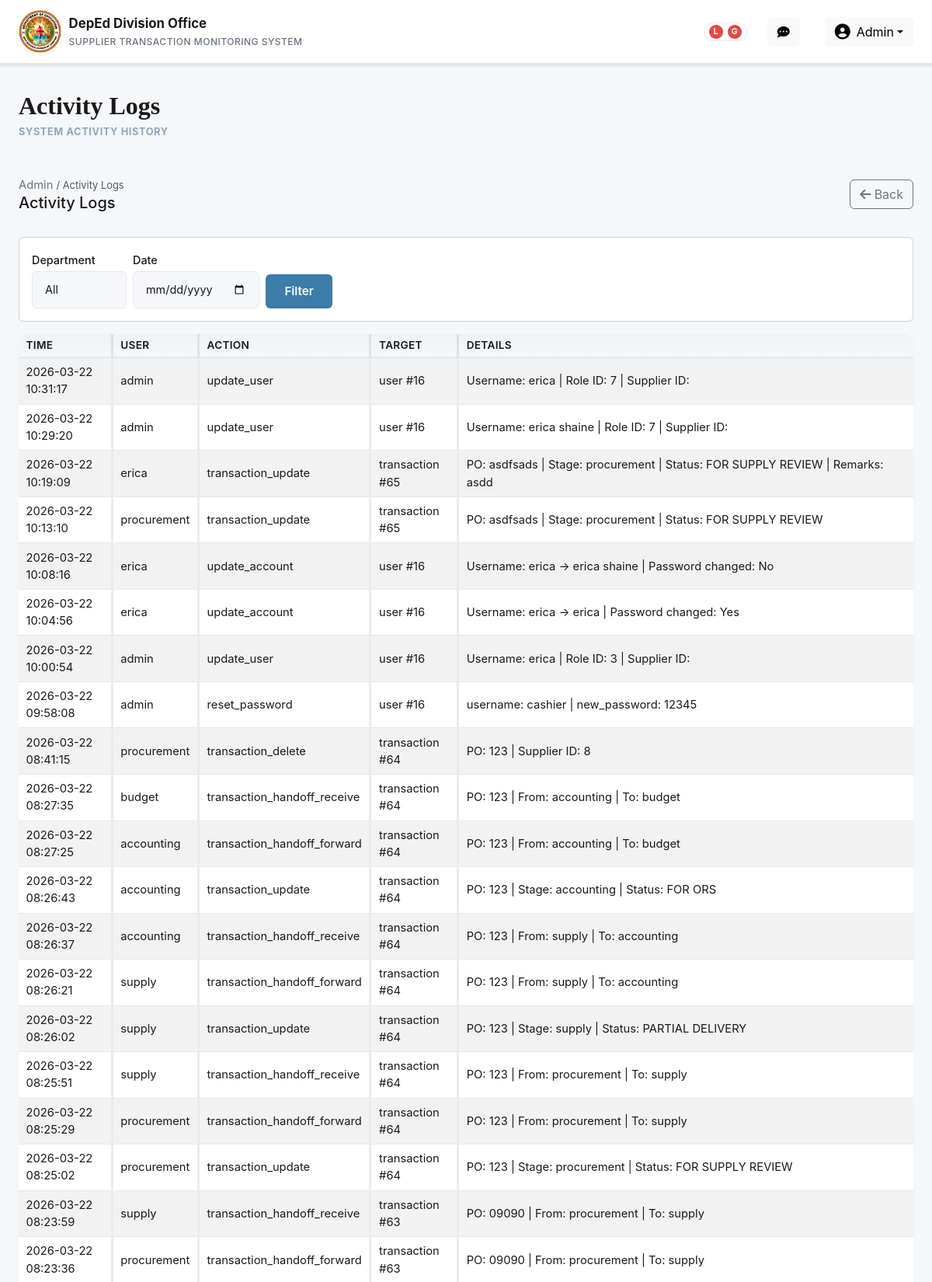
The page /activity_logs.php (signed in, upper part) on the database its author committed.
### tables this page shows
CREATE TABLE `activity_logs` (
  `id` int(11) NOT NULL,
  `user_id` int(11) DEFAULT NULL,
  `action` varchar(255) NOT NULL,
  `target_type` varchar(50) DEFAULT NULL,
  `target_id` int(11) DEFAULT NULL,
  `details` text DEFAULT NULL,
  `created_at` timestamp NOT NULL DEFAULT current_timestamp()
);

CREATE TABLE `users` (
  `id` int(11) NOT NULL,
  `username` varchar(100) NOT NULL,
  `email` varchar(255) DEFAULT NULL,
  `password_hash` varchar(255) NOT NULL,
  `role_id` int(11) NOT NULL,
  `supplier_id` int(11) DEFAULT NULL,
  `active_session_id` varchar(128) DEFAULT NULL,
  `active_session_last_seen` datetime DEFAULT NULL,
  `last_login_at` datetime DEFAULT NULL,
  `last_login_ip` varchar(45) DEFAULT NULL,
  `created_at` timestamp NOT NULL DEFAULT current_timestamp(),
  `full_name` varchar(150) DEFAULT NULL
);

### audit.php (called while the page is built, shortened)
<?php
function format_log_details($action, $details) {
    $detailsStr = is_string($details) ? trim($details) : '';
    $decoded = json_decode($detailsStr, true);
    if ($action === 'update_account') {
        $oldU = $decoded['old_username'] ?? '';
        $newU = $decoded['new_username'] ?? '';
        $pwChanged = !empty($decoded['password_changed']);
        $parts = [];
        if ($oldU !== '' || $newU !== '') {
            $parts[] = 'Username: ' . ($oldU !== '' ? $oldU : '-') . ' -> ' . ($newU !== '' ? $newU : '-');
        }
        $parts[] = 'Password changed: ' . ($pwChanged ? 'Yes' : 'No');
        return implode(' | ', $parts);
    }
    if ($action === 'update_user' || $action === 'create_user') {
        $parts = [];
        if (isset($decoded['username'])) {
            $parts[] = 'Username: ' . $decoded['username'];
        }
        if (isset($decoded['role_id'])) {
            $parts[] = 'Role ID: ' . $decoded['role_id'];
        }
        if (array_key_exists('supplier_id', $decoded)) {
            $parts[] = 'Supplier ID: ' . ($decoded['supplier_id'] === null ? '' : $decoded['supplier_id']);
        }
        if (!empty($parts)) {
            return implode(' | ', $parts);
        }
    }
    if ($action === 'transaction_update') {
        $parts = [];
        if (!empty($decoded['po_number'])) {
            $parts[] = 'PO: ' . $decoded['po_number'];
        }
        if (!empty($decoded['stage'])) {
            $parts[] = 'Stage: ' . $decoded['stage'];
        }
        if (array_key_exists('status', $decoded) && trim((string)$decoded['status']) !== '') {
            $parts[] = 'Status: ' . $decoded['status'];
        }
        if (array_key_exists('remarks', $decoded) && trim((string)$decoded['remarks']) !== '') {
            $r = (string)$decoded['remarks'];
            $r = preg_replace('/\s+/', ' ', $r);
            $parts[] = 'Remarks: ' . $r;
        }
        if (!empty($decoded['delivery_receipt'])) {
            $parts[] = 'DR: ' . $decoded['delivery_receipt'];
        }
        if (!empty($decoded['sales_invoice'])) {
            $parts[] = 'SI: ' . $decoded['sales_invoice'];
        }
        if (!empty($decoded['dv_number'])) {
            $parts[] = 'DV#: ' . $decoded['dv_number'];
        }
        if (!empty($decoded['dv_date'])) {
            $parts[] = 'DV Date: ' . $decoded['dv_date'];
        }
        if (!empty($decoded['dv_amount'])) {
            $parts[] = 'DV Amount: ' . $decoded['dv_amount'];
        }
        if (!empty($decoded['demandability'])) {
            $parts[] = 'Demandability: ' . $decoded['demandability'];
        }
        if (!empty($decoded['or_number'])) {
            $parts[] = 'OR#: ' . $decoded['or_number'];
        }
        if (!empty($decoded['or_date'])) {
            $parts[] = 'OR Date: ' . $decoded['or_date'];
        }
        if (!empty($decoded['payment_date'])) {
            $parts[] = 'Payment Date: ' . $decoded['payment_date'];
        }
        if (!empty($decoded['landbank_ref'])) {
            $parts[] = 'Landbank Ref: ' . $decoded['landbank_ref'];
        }
        return implode(' | ', $parts);
    }
    if ($action === 'transaction_delete') {
        $parts = [];
        if (!empty($decoded['po_number'])) {
            $parts[] = 'PO: ' . $decoded['po_number'];
        }
        if (!empty($decoded['supplier_id'])) {
            $parts[] = 'Supplier ID: ' . $decoded['supplier_id'];
        }
        return implode(' | ', $parts);
    }
    if ($action === 'transaction_handoff_forward' || $action === 'transaction_handoff_receive') {
        $parts = [];
        if (!empty($decoded['po_number'])) {
            $parts[] = 'PO: ' . $decoded['po_number'];
        }
        if (!empty($decoded['from_dept'])) {
            $parts[] = 'From: ' . $decoded['from_dept'];
        }
        if (!empty($decoded['to_dept'])) {
            $parts[] = 'To: ' . $decoded['to_dept'];
        }
        if ($action === 'transaction_handoff_receive') {
            if (array_key_exists('delay_seconds', $decoded)) {
                $parts[] = 'Delay(s): ' . (int)$decoded['delay_seconds'];
            }
            if (array_key_exists('exceeded_grace', $decoded)) {
                $parts[] = 'Exceeded grace: ' . ((int)$decoded['exceeded_grace'] ? 'Yes' : 'No');
            }
        }
        return implode(' | ', $parts);
    }
    if ($action === 'transaction_notify_supplier') {
        $parts = [];
        if (!empty($decoded['po_number'])) {
            $parts[] = 'PO: ' . $decoded['po_number'];
        }
        if (!empty($decoded['supplier_id'])) {
            $parts[] = 'Supplier ID: ' . $decoded['supplier_id'];
        }
        if (array_key_exists('message', $decoded) && trim((string)$decoded['message']) !== '') {
            $m = (string)$decoded['message'];
            $m = preg_replace('/\s+/', ' ', $m);
            $parts[] = 'Message: ' . $m;
        }
        return implode(' | ', $parts);
    }
    $parts = [];
    foreach ($decoded as $k => $v) {
        $parts[] = $k . ': ' . $v;
    }
    return implode(' | ', $parts);
}
function fetch_logs($db, $filters = []) {
    $sql = 'SELECT al.*, u.username, r.name AS role_name
            FROM activity_logs al
            LEFT JOIN users u ON al.user_id = u.id
            LEFT JOIN roles r ON u.role_id = r.id
            WHERE 1=1';
    $params = [];
    if (!empty($filters['exclude_actions']) && is_array($filters['exclude_actions'])) {
        $exclude = array_values(array_filter($filters['exclude_actions'], function ($a) {
            return $a !== null && $a !== '';
        }));
        if (!empty($exclude)) {
            $placeholders = implode(',', array_fill(0, count($exclude), '?'));
            $sql .= ' AND al.action NOT IN (' . $placeholders . ')';
            foreach ($exclude as $a) {
                $params[] = $a;
            }
        }
    }
    $sql .= ' ORDER BY al.created_at DESC LIMIT 1000';
    $stmt = $db->prepare($sql);
    $stmt->execute($params);
    return $stmt->fetchAll();
}

### activity_logs.php (the view, shortened to what this page needs)
<?php
require_once __DIR__ . '/auth.php';
require_once __DIR__ . '/audit.php';
$db = get_db();
$filters = [];
$filters['exclude_actions'] = ['login', 'logout', 'login_failed'];
$logs = fetch_logs($db, $filters);
include __DIR__ . '/header.php';
?>
<div class="page-header">
    <h2 class="page-title">Activity Logs</h2>
    <p class="page-subtitle">System activity history</p>
</div>
<div class="admin-toolbar mb-3">
    <div>
        <div class="admin-breadcrumb">Admin <small class="text-muted">/ Activity Logs</small></div>
        <h5 class="mb-0">Activity Logs</h5>
    </div>
    <div class="btn-group">
        <a href="dashboard.php" class="btn btn-outline-secondary"><i class="fas fa-arrow-left"></i> Back</a>
    </div>
</div>
<div class="row">
    <div class="col-12">
        <div class="card mb-3">
            <div class="card-body">
                <form method="get" class="row g-2 align-items-end">
                    <div class="col-auto">
                        <label class="form-label">Department</label>
                        <select name="role" class="form-control">
                            <option value="">All</option>
                        </select>
                    </div>
                    <div class="col-auto">
                        <label class="form-label">Date</label>
                        <input type="date" name="date" value="<?php echo htmlspecialchars($filters['date'] ?? ''); ?>" class="form-control">
                    </div>
                    <div class="col-auto">
                        <button class="btn btn-primary">Filter</button>
                    </div>
                </form>
            </div>
        </div>
        <div class="table-wrapper">
            <table class="table table-striped table-compact" id="activityLogsTable">
                <thead>
                    <tr>
                        <th>Time</th>
                        <th>User</th>
                        <th>Action</th>
                        <th>Target</th>
                        <th>Details</th>
                    </tr>
                </thead>
                <tbody id="activityLogsBody">
                    <?php foreach ($logs as $l): ?>
                        <tr>
                            <td><?php echo htmlspecialchars($l['created_at']); ?></td>
                            <td><?php echo htmlspecialchars($l['username'] ?? 'System'); ?></td>
                            <td><?php echo htmlspecialchars($l['action']); ?></td>
                            <td><?php echo htmlspecialchars(($l['target_type'] ? $l['target_type'] : '') . ($l['target_id'] ? ' #' . $l['target_id'] : '')); ?></td>
                            <td><?php echo htmlspecialchars(format_log_details($l['action'], $l['details'] ?? null)); ?></td>
                        </tr>
                    <?php endforeach; ?>
                </tbody>
            </table>
        </div>
    </div>
</div>
<?php include __DIR__ . '/footer.php'; ?>

### header.php (style rules this page uses)
:root { --primary-blue: #3b7ca8; --primary-dark: #2c5a7f; --primary-light: #4a8fc7; --bg-light: #f5f7fa; --bg-white: #ffffff; --text-dark: #1a1a1a; --text-muted: #6b7280; --border-color: #e5e7eb; --status-success: #10b981; --status-warning: #f59e0b; --status-danger: #ef4444; --status-info: #3b82f6; }
* { margin: 0; padding: 0; box-sizing: border-box; }
html, body { height: 100%; }
body { background-color: var(--bg-light); font-family: -apple-system, BlinkMacSystemFont, 'Segoe UI', 'Roboto', 'Oxygen', 'Ubuntu', 'Cantarell', sans-serif; color: var(--text-dark); }
.page-header { margin-bottom: 2.5rem; }
.page-title { font-family: times-new-roman, serif; font-size: 2rem; font-weight: 700; color: var(--text-dark); margin-bottom: 0.3rem; }
.page-subtitle { color: var(--text-muted); font-size: 0.80rem; opacity: 0.5; }
.page-subtitle { text-transform: uppercase; letter-spacing: 0.6px; font-weight: 700; color: var(--primary-dark); }
.btn-primary { background: var(--primary-blue); border: none; font-weight: 600; padding: 0.65rem 1.5rem; border-radius: 6px; transition: all 0.3s ease; display: inline-flex; align-items: center; gap: 0.5rem; font-size: 0.95rem; }
.table-wrapper { background: var(--bg-white); border-radius: 10px; box-shadow: 0 1px 3px rgba(0, 0, 0, 0.05); overflow: hidden; }
.table { margin-bottom: 0; background: var(--bg-white); font-size: 0.85rem; }
.table thead { background-color: #f9fafb; border-bottom: 2px solid var(--border-color); }
.table thead th { border: none; font-weight: 600; color: var(--text-dark); font-size: 0.85rem; text-transform: uppercase; letter-spacing: 0.3px; padding: 1.5rem; background: #f9fafb; }
.table thead th:not(:last-child), .table tbody td:not(:last-child) { border-right: 3px solid rgba(0,0,0,0.08); }
.table tbody td { padding: 1rem; border-color: var(--border-color); color: var(--text-dark); vertical-align: middle; }
.table tbody tr { transition: background-color 0.3s ease; border-bottom: 1px solid var(--border-color); }
.form-label { color: var(--text-dark); font-weight: 500; margin-bottom: 0.2rem; font-size: 0.9rem; }
.form-control { background-color: var(--bg-light); border: 1px solid var(--border-color); color: var(--text-dark); padding: 0.75rem 1rem; border-radius: 6px; font-size: 0.9rem; transition: all 0.3s ease; }
.admin-toolbar { display:flex; justify-content:space-between; align-items:center; gap:1rem; padding:0.5rem 0 1rem 0; }
.admin-breadcrumb { font-size:0.92rem; color:var(--text-muted); }
.table thead th { background: #fbfcfd; color:var(--text-dark); font-weight:700; border-bottom: 2px solid rgba(0,0,0,0.04); }
.table-compact thead th { font-size: 0.85rem; padding: 0.45rem 0.6rem; line-height: 1.1; font-weight: 600; background: linear-gradient(180deg, rgba(59,124,168,0.06), rgba(59,124,168,0.02)); color: var(--text-dark); border-bottom: 1px solid rgba(59,124,168,0.06); }
.table-compact tbody td { padding: 0.45rem 0.6rem; font-size: 0.92rem; }

### rows shown on the page
activity_logs: created_at "2026-03-22 10:31:17", user.username "admin", action "update_user", target_type+target "user #16", format_log_details($l['action'], $l['details'] ?? null) "Username: erica | Role ID: 7 | Supplier ID:"
activity_logs: created_at "2026-03-22 10:29:20", user.username "admin", action "update_user", target_type+target "user #16", format_log_details($l['action'], $l['details'] ?? null) "Username: erica shaine | Role ID: 7 | Supplier ID:"
activity_logs: created_at "2026-03-22 10:19:09", user.username "erica", action "transaction_update", target_type+target "transaction #65", format_log_details($l['action'], $l['details'] ?? null) "PO: asdfsads | Stage: procurement | Status: FOR SUPPLY REVIEW | Remarks: asdd"
activity_logs: created_at "2026-03-22 10:13:10", user.username "procurement", action "transaction_update", target_type+target "transaction #65", format_log_details($l['action'], $l['details'] ?? null) "PO: asdfsads | Stage: procurement | Status: FOR SUPPLY REVIEW"
activity_logs: created_at "2026-03-22 10:08:16", user.username "erica", action "update_account", target_type+target "user #16", format_log_details($l['action'], $l['details'] ?? null) "Username: erica -> erica shaine | Password changed: No"
activity_logs: created_at "2026-03-22 10:04:56", user.username "erica", action "update_account", target_type+target "user #16", format_log_details($l['action'], $l['details'] ?? null) "Username: erica -> erica | Password changed: Yes"
activity_logs: created_at "2026-03-22 10:00:54", user.username "admin", action "update_user", target_type+target "user #16", format_log_details($l['action'], $l['details'] ?? null) "Username: erica | Role ID: 3 | Supplier ID:"
activity_logs: created_at "2026-03-22 09:58:08", user.username "admin", action "reset_password", target_type+target "user #16", format_log_details($l['action'], $l['details'] ?? null) "username: cashier | new_password: 12345"
activity_logs: created_at "2026-03-22 08:41:15", user.username "procurement", action "transaction_delete", target_type+target "transaction #64", format_log_details($l['action'], $l['details'] ?? null) "PO: 123 | Supplier ID: 8"
activity_logs: created_at "2026-03-22 08:27:35", user.username "budget", action "transaction_handoff_receive", target_type+target "transaction #64", format_log_details($l['action'], $l['details'] ?? null) "PO: 123 | From: accounting | To: budget"
activity_logs: created_at "2026-03-22 08:27:25", user.username "accounting", action "transaction_handoff_forward", target_type+target "transaction #64", format_log_details($l['action'], $l['details'] ?? null) "PO: 123 | From: accounting | To: budget"
activity_logs: created_at "2026-03-22 08:26:43", user.username "accounting", action "transaction_update", target_type+target "transaction #64", format_log_details($l['action'], $l['details'] ?? null) "PO: 123 | Stage: accounting | Status: FOR ORS"
activity_logs: created_at "2026-03-22 08:26:37", user.username "accounting", action "transaction_handoff_receive", target_type+target "transaction #64", format_log_details($l['action'], $l['details'] ?? null) "PO: 123 | From: supply | To: accounting"
activity_logs: created_at "2026-03-22 08:26:21", user.username "supply", action "transaction_handoff_forward", target_type+target "transaction #64", format_log_details($l['action'], $l['details'] ?? null) "PO: 123 | From: supply | To: accounting"
activity_logs: created_at "2026-03-22 08:26:02", user.username "supply", action "transaction_update", target_type+target "transaction #64", format_log_details($l['action'], $l['details'] ?? null) "PO: 123 | Stage: supply | Status: PARTIAL DELIVERY"
activity_logs: created_at "2026-03-22 08:25:51", user.username "supply", action "transaction_handoff_receive", target_type+target "transaction #64", format_log_details($l['action'], $l['details'] ?? null) "PO: 123 | From: procurement | To: supply"
activity_logs: created_at "2026-03-22 08:25:29", user.username "procurement", action "transaction_handoff_forward", target_type+target "transaction #64", format_log_details($l['action'], $l['details'] ?? null) "PO: 123 | From: procurement | To: supply"
activity_logs: created_at "2026-03-22 08:25:02", user.username "procurement", action "transaction_update", target_type+target "transaction #64", format_log_details($l['action'], $l['details'] ?? null) "PO: 123 | Stage: procurement | Status: FOR SUPPLY REVIEW"
activity_logs: created_at "2026-03-22 08:23:59", user.username "supply", action "transaction_handoff_receive", target_type+target "transaction #63", format_log_details($l['action'], $l['details'] ?? null) "PO: 09090 | From: procurement | To: supply"
activity_logs: created_at "2026-03-22 08:23:36", user.username "procurement", action "transaction_handoff_forward", target_type+target "transaction #63", format_log_details($l['action'], $l['details'] ?? null) "PO: 09090 | From: procurement | To: supply"

### other values the page prints
$_SESSION['role'] "Admin"
